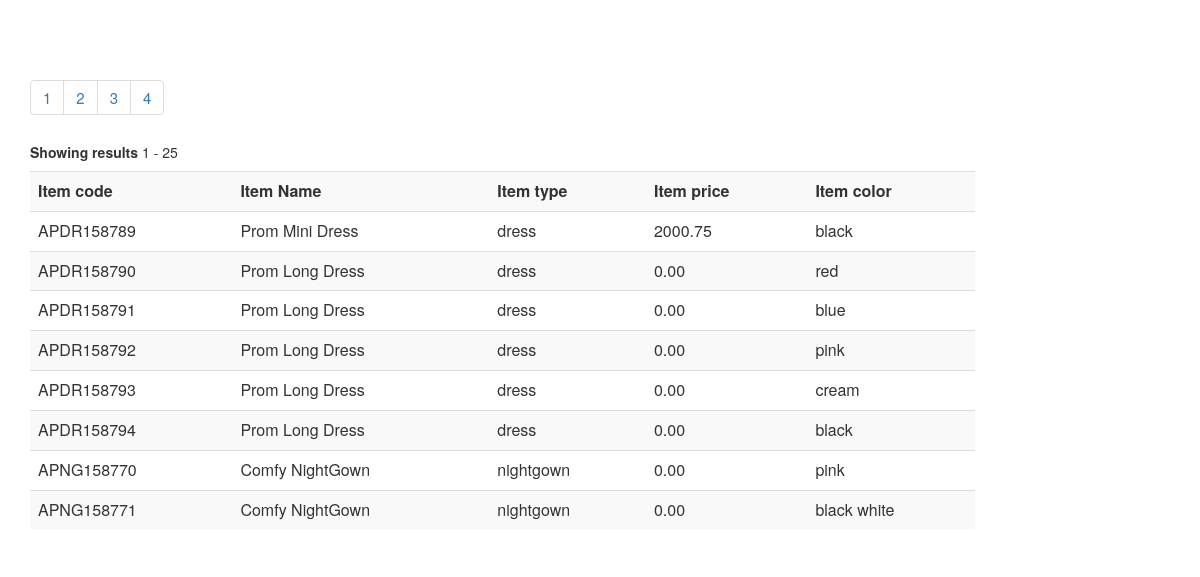
Page /test-dummies/pagination-test.php on the committed database.
### tables this page shows
CREATE TABLE `items_list` (
  `item_id` int(11) NOT NULL,
  `item_code` varchar(100) NOT NULL,
  `item_name` varchar(50) NOT NULL,
  `type` varchar(100) NOT NULL,
  `description` longtext NOT NULL,
  `additional_info` longtext NOT NULL,
  `color` varchar(20) NOT NULL,
  `image_path` varchar(100) NOT NULL,
  `item_price` decimal(10,2) NOT NULL,
  `item_size` varchar(10) NOT NULL,
  `item_quantity` int(11) NOT NULL,
  `upload_date` timestamp NOT NULL DEFAULT CURRENT_TIMESTAMP
);

### test-dummies/pagination-test.php (the view)
<head>
    <link rel="stylesheet" href="https://maxcdn.bootstrapcdn.com/bootstrap/3.3.7/css/bootstrap.min.css">
</head>
<div class="container" style="padding-top: 5%;">
    <div class="row">
        <div class="col-md-10" style="font-size: 15px;">
            <?php
            require_once __DIR__.'/../include/connect-db.inc.php';
            $get_items = mysqli_query($conn, "SELECT * FROM items_list");
            $noOfItems = mysqli_num_rows($get_items);
            $items_per_page = 8;
            $noOfPages = ceil($noOfItems/$items_per_page);
            echo "<ul class='pagination'>";
            for($page = 1;$page <= $noOfPages;$page++)
            {
                echo "<li><a href='pagination-test.php?page=" . $page . "'>".$page."</a></li>";
            }
            echo "</ul>";
            if(!isset($_GET['page']))
                $page = 1;
            else
                $page = $_GET['page'];
            $first_result = ($page-1)*$items_per_page;
            $run_query = mysqli_query($conn, "SELECT * FROM items_list LIMIT ".$first_result.",".$items_per_page."");
            echo "<h5><strong>Showing results </strong>".($first_result+1)." - ".($first_result+$noOfItems)."</h5>";
            echo "<table class='table table-striped'><tr><th>Item code</th><th>Item Name</th><th>Item type</th><th>Item price</th><th>Item color</th></tr>";
            while($all_items = mysqli_fetch_assoc($run_query))
            {
                echo "<tr><td>".$all_items['item_code']."</td><td>".$all_items['item_name']."</td><td>".$all_items['type']."</td><td>".$all_items['item_price']."</td>
                    <td>".$all_items['color']."</td></tr>";
            }
            echo "</table>";
            ?>
        </div>
    </div>
</div>

### rows in the picture
items_list: item_code "APDR158789", item_name "Prom Mini Dress", type "dress", item_price "2000.75", color "black"
items_list: item_code "APDR158790", item_name "Prom Long Dress", type "dress", item_price "0.00", color "red"
items_list: item_code "APDR158791", item_name "Prom Long Dress", type "dress", item_price "0.00", color "blue"
items_list: item_code "APDR158792", item_name "Prom Long Dress", type "dress", item_price "0.00", color "pink"
items_list: item_code "APDR158793", item_name "Prom Long Dress", type "dress", item_price "0.00", color "cream"
items_list: item_code "APDR158794", item_name "Prom Long Dress", type "dress", item_price "0.00", color "black"
items_list: item_code "APNG158770", item_name "Comfy NightGown", type "nightgown", item_price "0.00", color "pink"
items_list: item_code "APNG158771", item_name "Comfy NightGown", type "nightgown", item_price "0.00", color "black white"

### other values in the picture
$first_result+1 "1"
$first_result+$noOfItems "25"
